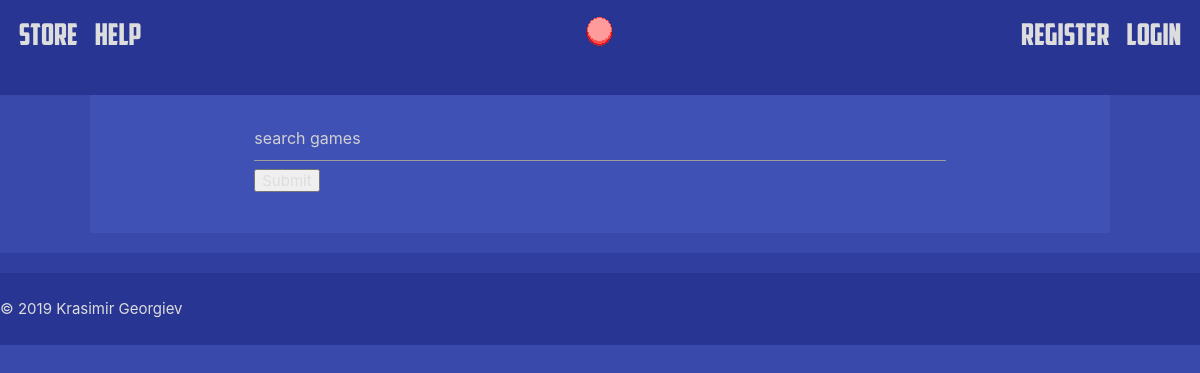
Page /store/ on the earlier database version.
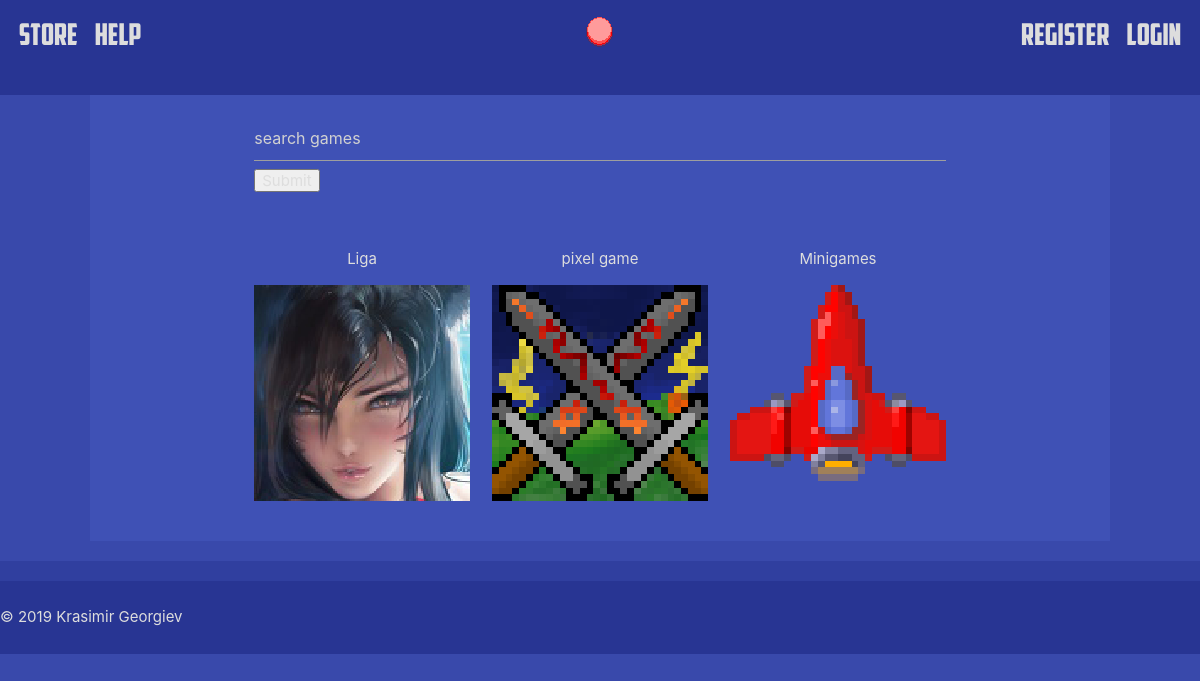
Same page on the later database version.
### store/models.py (models this page shows, shortened)
class Game(models.Model):
	name = models.CharField(max_length = 128)
	description = models.TextField()
	thumbnail = models.ImageField(upload_to = 'game_thumbnails/')
	takes_two_columns = models.BooleanField()
	game_files = models.FileField(upload_to ='games/')
	release_date = models.DateTimeField(auto_now_add = True)
	tags = models.ManyToManyField('Tag')
	def get_thumbnail_url(self):
		return settings.MEDIA_URL + self.thumbnail.name

### store/views.py (the view)
def index(request):
	games = Game.objects.all()
	return render(request, "store/index.html", {"games": games, "MEDIA_URL": settings.MEDIA_URL })

### store/templates/store/index.html (shortened to what this page needs)
{% extends 'store/layout.html' %}
{% load static %}
{% block head %}
	<link rel = "stylesheet", href = "{% static 'css/store.css' %}">
{% endblock %}
{% block content %}
	<div class = "container">
		<form action = "/store/search/", method = "GET" name = "search-game" id = "search-game">
			<div class = "row padding-vert-20">
				<div class = "col s12">
					<input id = "search-text" type = "text" name = "search-text" placeholder="search games">
					<input type = "submit">
				</div>
			</div>
		</form>
		<div id = "games-list" class = "row">
		{% for game in games %}
			{% if not game.takes_two_columns %}
				<div id = "game-store-box" class = "col s12 m6 l4">
					<a href = "{% url 'store:detail' pk=game.pk %}">
						<p class = "game-title">{{ game.name }}</p>
						<img src = "{{ game.get_thumbnail_url }}" class = "game-image">
					</a>
				</div>
			{% endif %}
		{% endfor %}
		</div>
	</div>
{% endblock %}

Differences in the rows shown:
added Game: name "Liga", get_thumbnail_url (picture)
added Game: name "pixel game", get_thumbnail_url (picture)
added Game: name "Minigames", get_thumbnail_url (picture)
